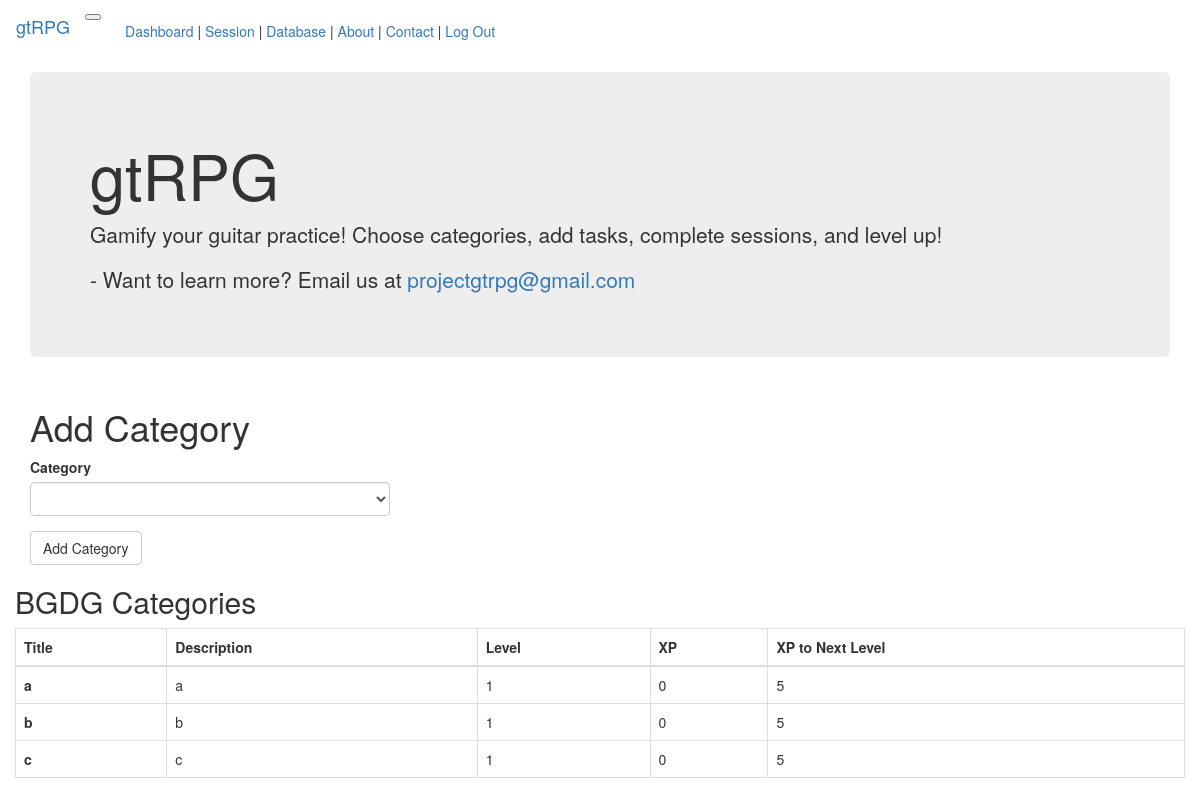
The page /user/BGDG/add_category (signed in) on the database its author committed.
### app/models.py (models this page shows, shortened)
class User(UserMixin, db.Model):
    id = db.Column(db.Integer, primary_key=True)
    username = db.Column(db.String(64), index=True, unique=True)
    email = db.Column(db.String(120), index=True, unique=True)
    password_hash = db.Column(db.String(128))
    about_me = db.Column(db.String(140))
    last_seen = db.Column(db.DateTime, default=datetime.utcnow)
    level = db.Column(db.Integer, default=1, index=True)
    xp = db.Column(db.Integer, default=0, index=True)
    level_up_xp_modifier = db.Column(db.Integer, default=5, index=True)
    xp_to_next_level = db.Column(db.Integer, default=5, index=True)
    xp_to_next_level_constant = db.Column(db.Float, default=5.0)
    user_category = db.relationship('UserCategory', lazy=True)

class UserCategory(db.Model):
    user_id = db.Column('user_id', db.Integer, db.ForeignKey('user.id'), primary_key=True)
    category_id = db.Column('category_id', db.Integer, db.ForeignKey('category.id'), primary_key=True)
    level = db.Column('user_category_level', db.Integer, default=1, index=True)
    xp = db.Column('user_category_xp', db.Integer, default=0, index=True)
    level_up_xp_modifier = db.Column(db.Integer, default=5)
    xp_to_next_level = db.Column(db.Integer, default=5)
    xp_to_next_level_constant = db.Column(db.Float, default=5.0)

class Category(db.Model):
    id = db.Column(db.Integer, primary_key=True)
    title = db.Column(db.String(100), unique=True, nullable=False)
    description = db.Column(db.String(200))
    timestamp = db.Column(db.DateTime, index=True, default=datetime.utcnow)
    tasks = db.relationship('Task', backref='category', lazy=True)

### app/main/routes.py (the view, shortened to what this page needs)
@bp.route('/user/<username>/add_category', methods=['GET', 'POST'])
@login_required
def add_user_category(username):
    user = User.query.filter_by(username=username).first_or_404()
    duser = get_dumped_user(user)
    user_cat_id_list = []
    for user_cat in user.user_category:
        user_cat_id_list.append(user_cat.category_id)
    cat_user_cat_result = (db.session.query(UserCategory, Category)
                   .filter(UserCategory.user_id == user.id)
                   .filter(Category.id == UserCategory.category_id)
                   .all())
    add_user_category_form = AddUserCategoryForm()
    non_user_cats = Category.query.filter(Category.id.notin_(user_cat_id_list)).all()
    add_user_category_form.category_id.choices = [(cat.id, cat.title) for cat in non_user_cats]
    return render_template('add_user_category.html', title="Add Category | gtRPG", user=user, add_user_category_form=add_user_category_form,
                            cat_user_cat_result=cat_user_cat_result)

### app/main/forms.py (shortened to what this page needs)
class AddUserCategoryForm(FlaskForm):
    category_id = SelectField(u'Category', coerce=int)
    add_user_category_submit = SubmitField('Add Category')

### app/main/routes.py (called while the page is built)
@bp.before_request
def before_request():
    if current_user.is_authenticated:
        current_user.last_seen = datetime.utcnow()
        db.session.commit()

def get_dumped_user(user):
    dumped_user = USER_SCHEMA.dump(user)
    return dumped_user

### app/models.py (called while the page is built)
@login.user_loader
def load_user(id):
    return User.query.get(int(id))

### app/templates/add_user_category.html
{% extends "base.html" %}
{% import 'bootstrap/wtf.html' as wtf %}
{% block app_content %}
    <div class="row">
        <div class="col-md-4">
            <h1>Add Category</h1>
            {{ wtf.quick_form(add_user_category_form) }}
        </div>
    </div>
    <div class="row" id ="userCategoriesTable">
        <div class="col">
            <h2>{{current_user.username}} Categories</h2>
            {% if (cat_user_cat_result is defined) and cat_user_cat_result %}
            <table class="table table-dark table-bordered table-hover">
                <thead class="thead-dark">
                    <tr>
                        <th scope="col">Title</th>
                        <th scope="col">Description</th>
                        <th scope="col">Level</th>
                        <th scope="col">XP</th>
                        <th scope="col">XP to Next Level</th>
                    </tr>
                </thead>
                <tbody>
                    {% for result in cat_user_cat_result %}
                        <tr>
                            <th scope="row">{{result[1].title}}</th>
                            <td>{{result[1].description}}</td>
                            <td>{{result[0].level}}</td>
                            <td>{{result[0].xp}}</td>
                            <td>{{result[0].xp_to_next_level}}</td>
                        </tr>
                    {% endfor %}
                </tbody>
            </table>
            {% else %}
            <h4><i>No categories added</i></h4>
            {% endif %}
        </div>
    </div>
{% endblock %}

### rows shown on the page
User: username "BGDG"
UserCategory: title "a", description "a", user_category_level "1", user_category_xp "0", xp_to_next_level "5"
UserCategory: title "b", description "b", user_category_level "1", user_category_xp "0", xp_to_next_level "5"
UserCategory: title "c", description "c", user_category_level "1", user_category_xp "0", xp_to_next_level "5"
